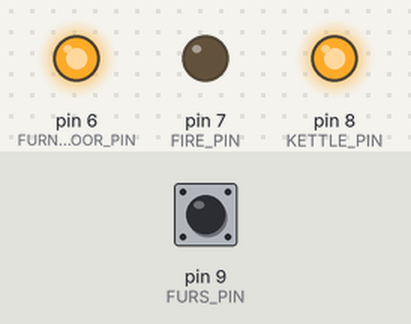
Simulated run of this sketch. Board: Arduino Uno, built with avr-gcc and run on an emulated ATmega328P. Shown: output pins drawn as LEDs (lit = HIGH). The inputs (shaded band) are chosen by the test bench; at power-on: pin 9 (FURS_PIN) HIGH. The audio player accepts every command and is not drawn.

Above: at 1.2 s.
1.3 s: pin 9 (FURS_PIN) pulled LOW for 3.2 s
At 3.6 s:
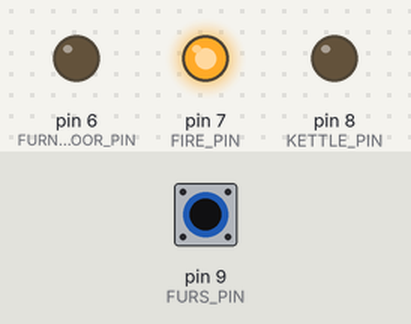
Timing chart, 0 to 5.1 s (numbered marks = the images above; inputs shaded):
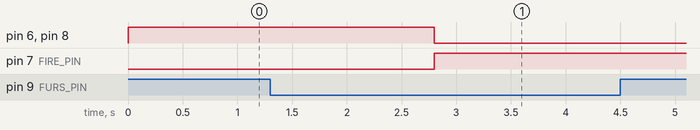

Measured:
- after the input at 1.3 s, pin 6 (FURNICE_DOOR_PIN), pin 8 (KETTLE_PIN): HIGH → LOW after 1.5 s; pin 7 (FIRE_PIN): LOW → HIGH after 1.5 s

The sketch:

furnice.ino
```cpp
#include "Puzzle.cpp"
#include "Lock.cpp"
#include "SimpleIndicator.cpp"
#include "ThresholdSensor.cpp"

#include "SoftwareSerial.h"
#include <DFMiniMp3.h>

#define SOUND_FILE 1
#define PLAYER_RX_PIN 10
#define PLAYER_TX_PIN 11
#define PLAYER_VOLUME 20

#define FURNICE_DOOR_PIN 6
#define FIRE_PIN 7
#define KETTLE_PIN 8

#define FURS_PIN 9
#define FURS_DELAY 1500 // задержка перед срабатыванием мехов

Puzzle* fursPuzzle;
Lock* furniceLock;
Lock* kettleLock;
SimpleIndicator* fire;
ThresholdSensor* furs;

class Mp3Notify
{
  public:
    static void OnError(uint16_t errorCode)
    {
    }

    static void OnPlayFinished(uint16_t globalTrack)
    {
    }

    static void OnCardOnline(uint16_t code)
    {
    }

    static void OnCardInserted(uint16_t code)
    {
    }

    static void OnCardRemoved(uint16_t code)
    {
    }
};

SoftwareSerial serial(PLAYER_RX_PIN, PLAYER_TX_PIN);
DFMiniMp3<SoftwareSerial, Mp3Notify> player(serial);

void play() {
  player.playMp3FolderTrack(SOUND_FILE);
}


void setup() {
  serial.begin(9600);
  player.begin();
  player.setVolume(PLAYER_VOLUME);

  fursPuzzle = new Puzzle();
  furniceLock = new Lock(FURNICE_DOOR_PIN);
  furniceLock->close();

  fire = new SimpleIndicator(FIRE_PIN);
  kettleLock = new Lock(KETTLE_PIN);
  furs = new ThresholdSensor(FURS_PIN, FURS_DELAY);
  furs->onDrop(onFursPlaced);
}

void loop() {
  furs->check();
  player.loop();
}

void onFursPlaced(int pin) {
  fursPuzzle->solve();
  fire->switchOn();
  play();
  furniceLock->open();
  kettleLock->open();
}
```

Lock.cpp
```cpp
#ifndef LOCK
#define LOCK

#include <Arduino.h>

class Lock {
  private:
    bool _isOpen = false;
    int _pin;

    _setState(bool newState) {
      if (newState != _isOpen) {
        _open();
      }
    }
    void _open() {
      _isOpen = true;
      digitalWrite(_pin, LOW);
    }
    void _close() {
      _isOpen = false;
      digitalWrite(_pin, HIGH);
    }

  public:
    Lock(int pin) {
      _pin = pin;
      pinMode(_pin, OUTPUT);
      _close();
    }

    void open() {
      _setState(true);
    }
    void close() {
      _setState(false);
    }
};
#endif
```

Puzzle.cpp
```cpp
#ifndef PUZZLE
#define PUZZLE

#include <Arduino.h>

class Puzzle {
  private:
    bool _isSolved = false;

  public:
    Puzzle() {
    }

    bool isSolved(){
      return _isSolved;
    }

    void solve(){
      _isSolved = true;
    }
};
#endif
```

SimpleIndicator.cpp
```cpp
#ifndef SIMPLE_INDICATOR
#define SIMPLE_INDICATOR

#include <Arduino.h>

class SimpleIndicator{
  private:
  int _pin;
  bool _state;

  void _setState(int newState){
    if(_state != newState){
      _state = newState;
      digitalWrite(_pin, _state);
    }
  }

  public:
  SimpleIndicator(int pin){
    _pin = pin;
    pinMode(_pin, OUTPUT);
  }

  void switchOn(){
    _setState(HIGH);
  }
  void switchOff(){
    _setState(LOW);
  }
};

#endif
```

ThresholdSensor.cpp
```cpp
#ifndef SENSOR
#define SENSOR

#include <Arduino.h>

class ThresholdSensor {
  private:
    int _state;
    long _stateTimestamp;
    long _threshold;
    int _pin;
    bool _fired;

    void (*_onDrop)(int);

    void _act(){
        if(millis() >= _stateTimestamp +_threshold
            && _state == LOW
            && !_fired){
                _drop();
                _fired =true;
        }
    }

    void _drop() {
      if (_onDrop != 0L) {
        _onDrop(_pin);
      }
    }

    void _setState(int state) {
        if(state!=_state){
            _state = state;
            _stateTimestamp = millis();
            _fired = false;
        }
    }

  public:
    ThresholdSensor(int pin, long  threshold) {
      _pin = pin;
      _state = HIGH;
      _threshold = threshold;
      _stateTimestamp = 0;
      _fired = false;

      _onDrop = 0L;

      pinMode(pin, INPUT_PULLUP);
    }

    void check() {
        int state = digitalRead(_pin);
        _setState(state);
         _act();
    }

    void onDrop(void (*callback)(int)) {
      _onDrop = callback;
    }
};
#endif
```
